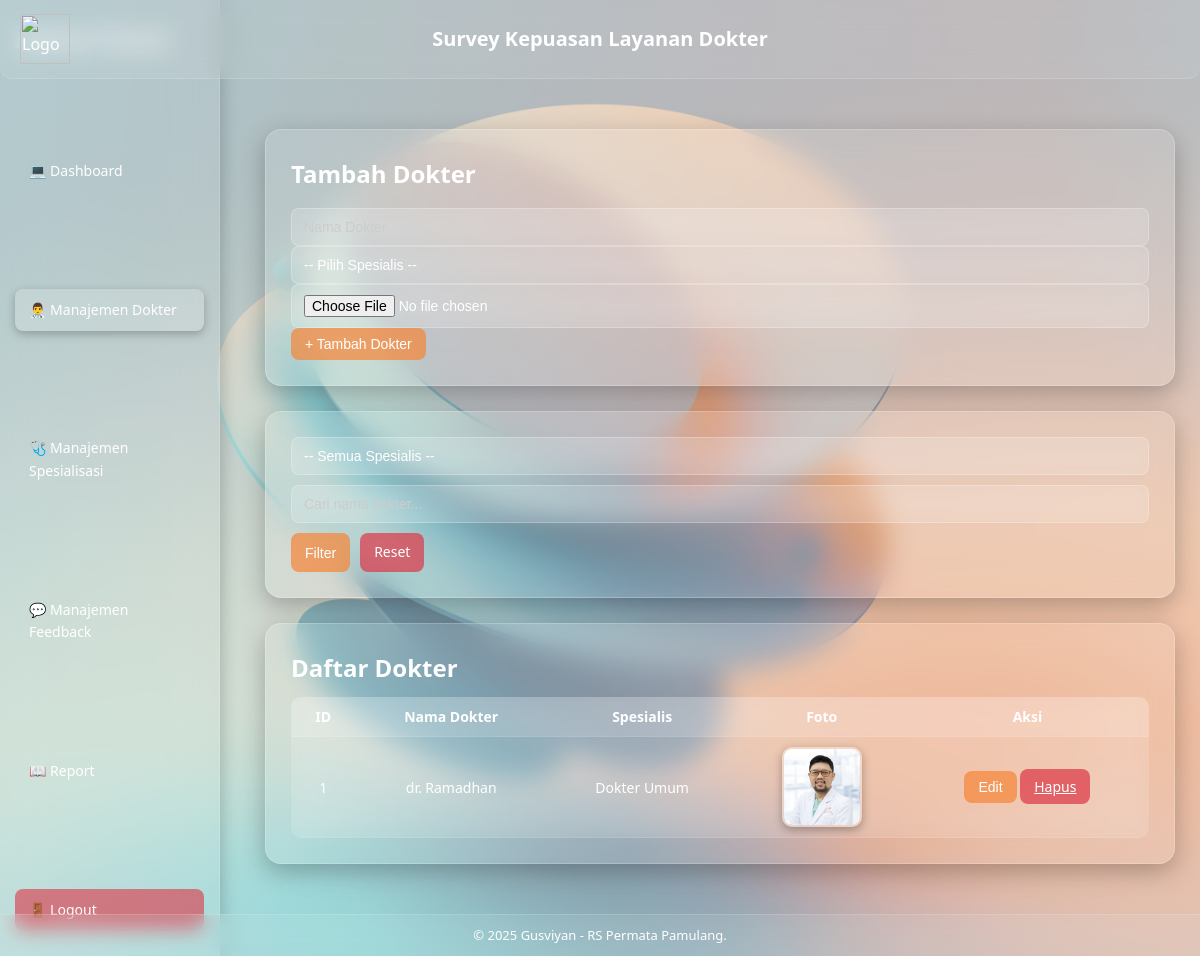
The app's page /dokter.php (signed in) with its own data.
### tables this page shows
CREATE TABLE `doctors` (
  `id` int NOT NULL,
  `nama_dokter` varchar(100) NOT NULL,
  `spesialis_id` int DEFAULT NULL,
  `foto` varchar(255) DEFAULT NULL
);

CREATE TABLE `spesialis` (
  `id` int NOT NULL,
  `nama_spesialis` varchar(100) NOT NULL
);

### dokter.php (the view, shortened to what this page needs)
<?php
include 'header.php';
include 'config.php';
$conn = new mysqli($host, $user, $pass, $db);
$search = isset($_GET['search']) ? trim($_GET['search']) : "";
?>
<!DOCTYPE html>
<html lang="id">
<head>
    <link rel="stylesheet" href="assets/style_admin.css">
</head>
<body>
<?php include 'sidebar.php'; ?>
<div class="main-content">
    <div class="card">
        <h2 style="margin-bottom:15px;">Tambah Dokter</h2>
        <form method="POST" enctype="multipart/form-data">
            <input type="text" name="nama_dokter" placeholder="Nama Dokter" required>
            <select name="spesialis_id" required>
                <option value="">-- Pilih Spesialis --</option>
            </select>
            <input type="file" name="foto" accept="image/*">
            <button type="submit" name="add_doctor" class="btn btn-primary">+ Tambah Dokter</button>
        </form>
    </div>
    <div class="card">
        <form method="GET" class="filter-form" style="display:flex; gap:10px; flex-wrap:wrap;">
            <select name="spesialis_id">
                <option value="">-- Semua Spesialis --</option>
            </select>
            <input type="text" name="search" placeholder="Cari nama dokter..." value="<?= htmlspecialchars($search) ?>">
            <button type="submit" class="btn btn-primary">Filter</button>
            <a href="admin.php" class="btn btn-danger" style="text-decoration:none;">Reset</a>
        </form>
    </div>
    <div class="card">
        <h2 style="margin-bottom:10px;">Daftar Dokter</h2>
        <table>
            <tr>
                <th>ID</th>
                <th>Nama Dokter</th>
                <th>Spesialis</th>
                <th>Foto</th>
                <th>Aksi</th>
            </tr>
            <?php
            $sql = "SELECT d.*, s.nama_spesialis
                    FROM doctors d
                    LEFT JOIN spesialis s ON d.spesialis_id=s.id
                    WHERE 1=1";
            $sql .= " ORDER BY d.id DESC";
            $result = $conn->query($sql);
            if ($result->num_rows > 0):
                while ($row = $result->fetch_assoc()):
            ?>
            <tr>
                <td><?= $row['id'] ?></td>
                <td><?= htmlspecialchars($row['nama_dokter']) ?></td>
                <td><?= htmlspecialchars($row['nama_spesialis']) ?></td>
                <td>
                    <?php if ($row['foto']): ?>
                        <img src="uploads/<?= $row['foto'] ?>" alt="Foto Dokter" class="doctor-photo">
                    <?php else: ?>
                        <span style="color:#aaa;">Tidak ada foto</span>
                    <?php endif; ?>
                </td>
                <td>
                    <button class="btn btn-primary"
                        onclick="openEditModal(
                            <?= $row['id'] ?>,
                            '<?= htmlspecialchars($row['nama_dokter'], ENT_QUOTES) ?>',
                            <?= $row['spesialis_id'] ?>
                        )">Edit</button>
                    <a href="?delete=<?= $row['id'] ?>" class="btn btn-danger" onclick="return confirm('Yakin hapus dokter ini?')">Hapus</a>
                </td>
            </tr>
            <?php endwhile; else: ?>
            <tr><td colspan="5">Belum ada data dokter.</td></tr>
            <?php endif; ?>
        </table>
    </div>
</div>
<?php include 'footer.php'; ?>
</body>
</html>

### assets/style_admin.css (style rules this page uses)
* { margin: 0; padding: 0; box-sizing: border-box; }
body { font-family: 'Segoe UI', Arial, sans-serif; background: url('../assets/image/bg.jpg') no-repeat center center fixed; background-size: cover; color: #fff; line-height: 1.6; min-height: 100vh; }
.main-content { margin-left: 240px; padding: 25px; }
.card { background: rgba(255, 255, 255, 0.1); backdrop-filter: blur(14px); border-radius: 16px; padding: 25px; margin: 25px 0; box-shadow: 0 8px 25px rgba(0, 0, 0, 0.25); border: 1px solid rgba(255, 255, 255, 0.2); }
input[type="text"], input[type="file"], select, textarea { background: rgba(255, 255, 255, 0.12); backdrop-filter: blur(10px); color: #fff; border: 1px solid rgba(255, 255, 255, 0.25); border-radius: 8px; padding: 10px 12px; font-size: 14px; width: 100%; transition: all 0.25s; appearance: none; }
select { color: #fff; }
option { color: #000; background: #fff; }
input::placeholder, textarea::placeholder { color: #ccc; }
.btn { border: none; border-radius: 8px; cursor: pointer; padding: 8px 14px; font-size: 14px; font-weight: 500; transition: 0.25s; color: #fff; backdrop-filter: blur(8px); }
.btn-primary { background: rgba(245, 132, 54, 0.7); }
.btn-danger { background: rgba(220, 53, 69, 0.7); }
table { width: 100%; border-collapse: collapse; background: rgba(255, 255, 255, 0.1); backdrop-filter: blur(12px); border-radius: 10px; overflow: hidden; }
th, td { padding: 10px 12px; text-align: center; font-size: 14px; color: #fff; border-bottom: 1px solid rgba(255, 255, 255, 0.1); }
th { background: rgba(255, 255, 255, 0.15); font-weight: 600; }
.doctor-photo { width: 80px; height: 80px; object-fit: cover; border-radius: 10px; border: 2px solid rgba(255, 255, 255, 0.3); box-shadow: 0 3px 10px rgba(0, 0, 0, 0.3); }

### records on screen
doctors: id "1", nama_dokter "dr. Ramadhan", spesialis.nama_spesialis "Dokter Umum", foto (picture)
